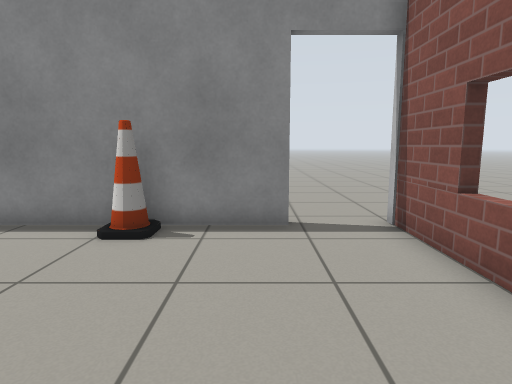
view 1 (above)

12 first-person views from a walk through a Gazebo world. The camera is 0.86 m above the floor, tilts 8° down and sees 75° across. The floor is counted in squares, 0.5 m on a side. Each view is taken from the middle of a square. On the plan, view 1 faces up. The plan holds only what a view shows up to about 16 squares ahead; the rest is blank. Simple patterns stand in for the simulator's built-in surfaces.

view 2
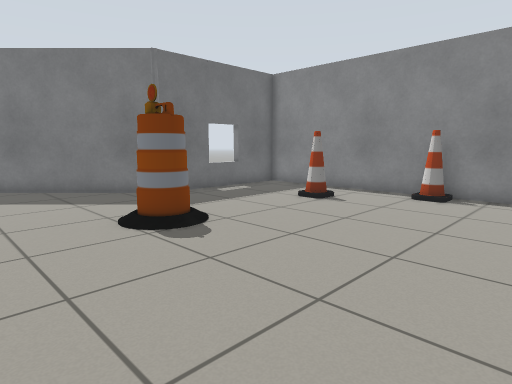

view 3
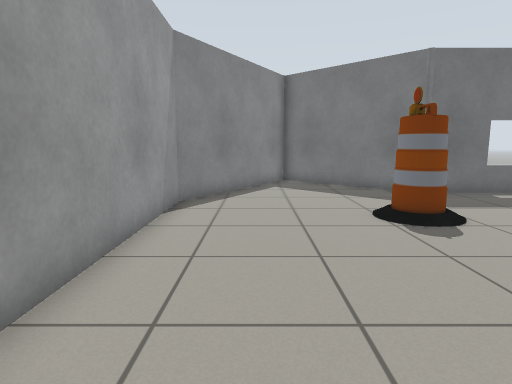

view 4
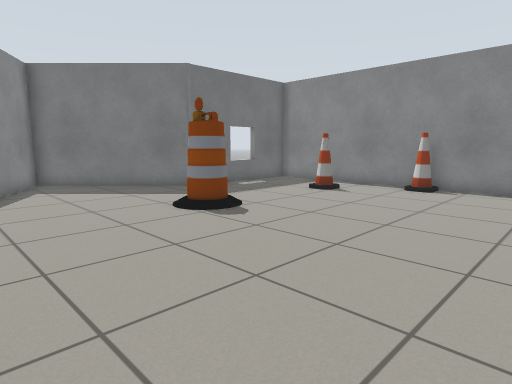

view 5
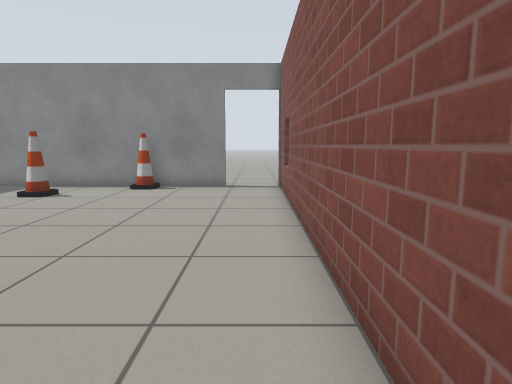

view 6
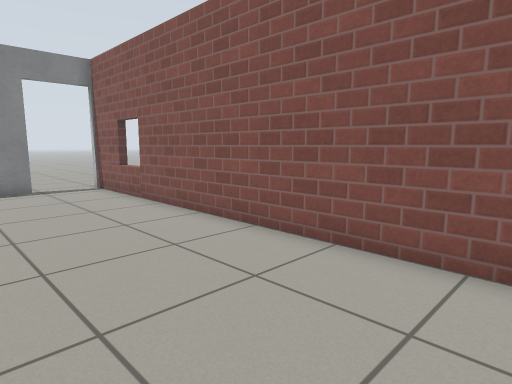

view 7
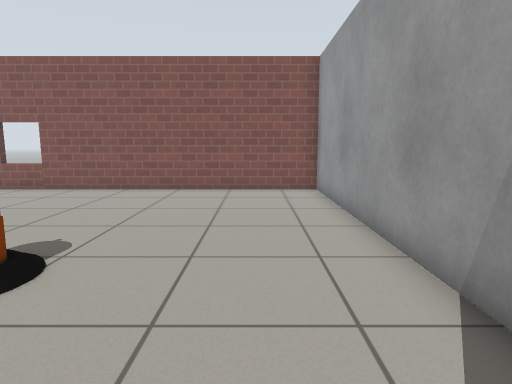

view 8
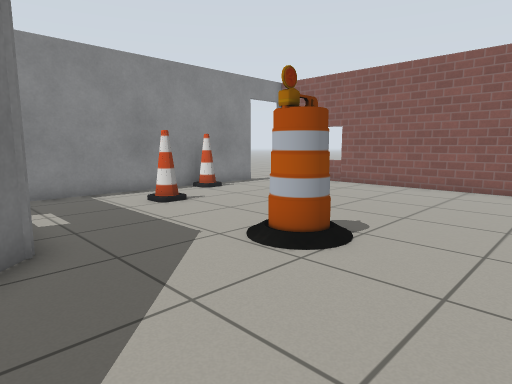

view 9
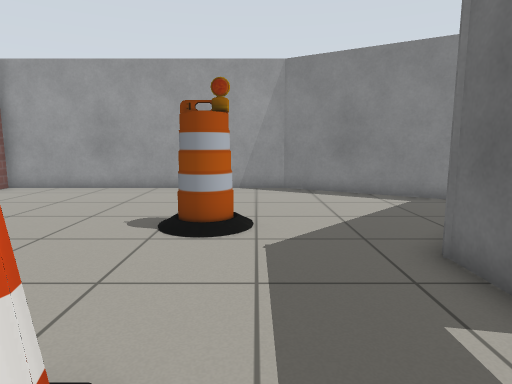

view 10
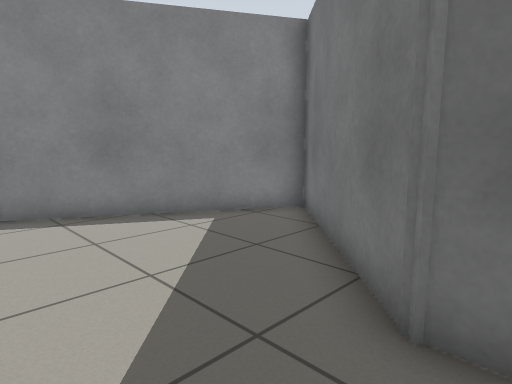

view 11
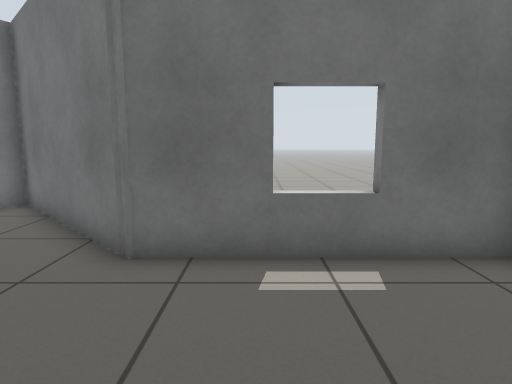

view 12
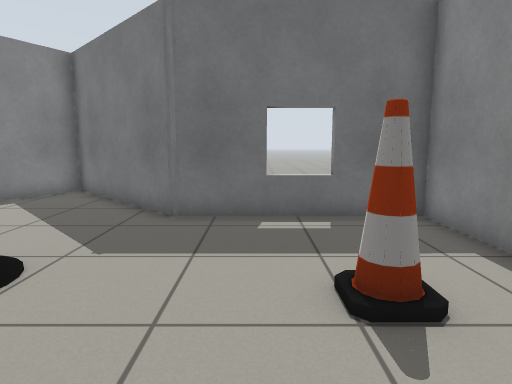

### Floor plan
Points are (right, up) in squares from view 1. A wall is a line through its corners. A room is listed if a view was taken in it or the views show most of it. See-through windows are left out.
Room 1 (views 1, 2, 3, 4, 5, 6, 7, 8, 9, 10, 11, 12)
walls: (0.8, 7.1) (-9.9, 7.1) (-9.9, 1) (-14.6, -3.6) (-8.1, -7.4) (3, -7.4) (3, 7.4)
ways out: open door at (2, 7)
objects: barrel (-6, -1); cone (-6, 4) to (-5, 5); cone (-2, 6)

Where each view was taken, in squares from view 1:
view 1: 0 up, 0 right, facing up
view 2: 5 down, 1 right, facing up-left
view 3: 5 down, 2 right, facing left
view 4: 7 down, 2 right, facing up-left
view 5: 7 down, 2 right, facing up
view 6: 7 down, 2 left, facing up-right
view 7: 5 down, 10 left, facing right
view 8: 5 down, 11 left, facing up-right
view 9: 6 up, 7 left, facing down
view 10: 2 up, 7 left, facing down-left
view 11: 3 up, 5 left, facing left
view 12: 3 up, 2 left, facing left
